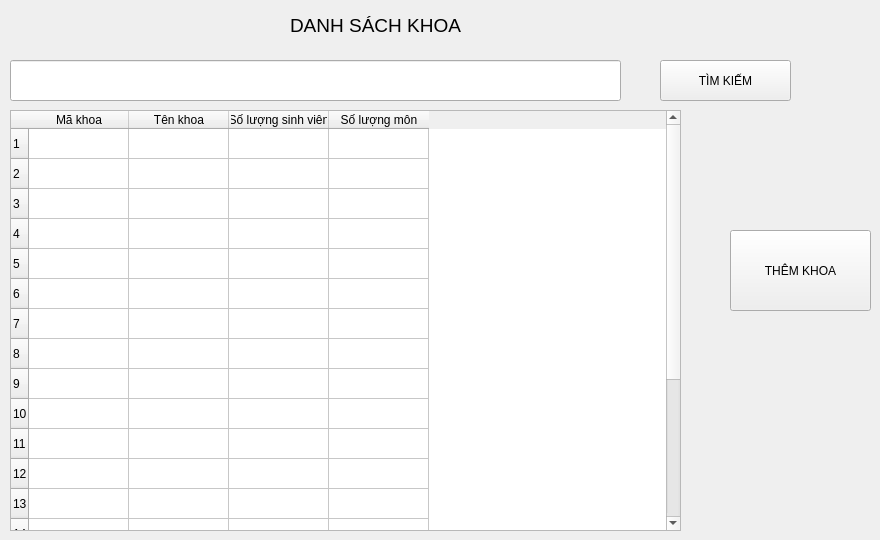
      <widget class="QWidget" name="dskhoapage">
       <widget class="QLabel" name="label_54">
        <property name="geometry">
         <rect>
          <x>290</x>
          <y>0</y>
          <width>231</width>
          <height>51</height>
         </rect>
        </property>
        <property name="font">
         <font>
          <pointsize>14</pointsize>
         </font>
        </property>
        <property name="text">
         <string>DANH SÁCH KHOA</string>
        </property>
       </widget>
       <widget class="QLineEdit" name="lineEdit">
        <property name="geometry">
         <rect>
          <x>10</x>
          <y>60</y>
          <width>611</width>
          <height>41</height>
         </rect>
        </property>
       </widget>
       <widget class="QPushButton" name="pushButton_4">
        <property name="geometry">
         <rect>
          <x>660</x>
          <y>60</y>
          <width>131</width>
          <height>41</height>
         </rect>
        </property>
        <property name="text">
         <string>TÌM KIẾM</string>
        </property>
       </widget>
       <widget class="QTableWidget" name="tableWidget">
        <property name="geometry">
         <rect>
          <x>10</x>
          <y>110</y>
          <width>671</width>
          <height>421</height>
         </rect>
        </property>
        <property name="rowCount">
         <number>20</number>
        </property>
        <row/>
        <row/>
        <row/>
        <row/>
        <row/>
        <row/>
        <row/>
        <row/>
        <row/>
        <row/>
        <row/>
        <row/>
        <row/>
        <row/>
        <row/>
        <row/>
        <row/>
        <row/>
        <row/>
        <row/>
        <column>
         <property name="text">
          <string>Mã khoa</string>
         </property>
         <property name="textAlignment">
          <set>AlignCenter</set>
         </property>
        </column>
        <column>
         <property name="text">
          <string>Tên khoa</string>
         </property>
         <property name="textAlignment">
          <set>AlignCenter</set>
         </property>
        </column>
        <column>
         <property name="text">
          <string>Số lượng sinh viên</string>
         </property>
         <property name="textAlignment">
          <set>AlignCenter</set>
         </property>
        </column>
        <column>
         <property name="text">
          <string>Số lượng môn</string>
         </property>
         <property name="textAlignment">
          <set>AlignCenter</set>
         </property>
        </column>
        <item row="0" column="0">
         <property name="text">
          <string/>
         </property>
        </item>
       </widget>
       <widget class="QPushButton" name="pushButton_14">
        <property name="geometry">
         <rect>
          <x>730</x>
          <y>230</y>
          <width>141</width>
          <height>81</height>
         </rect>
        </property>
        <property name="text">
         <string>THÊM KHOA</string>
        </property>
       </widget>
      </widget>
